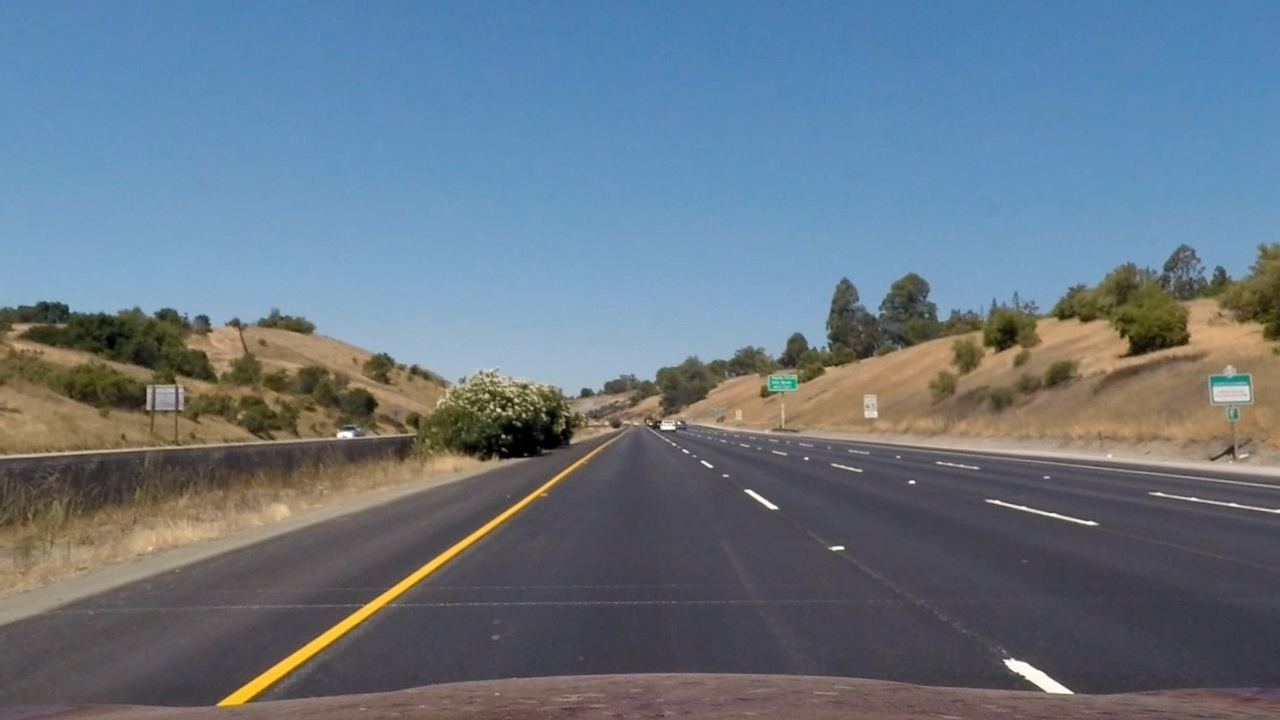
#> input picture output_images/undistorted/straight_lines1.jpg, 1280 x 720 px; its folder holds only this picture in this run
$ python CombineThresholds.py   (older library calls are emulated)
#> lines starting #> are read from the running program, lines starting #| are printed output that depends on the picture; after the words box and inside, x2 and y2 are one past the last pixel; in counts of white or black regions, pixels touching at a corner belong together
import numpy as np
import cv2
import glob
import os

# Read in an image
out_dir_name = 'output_images/binary_lanes'


# Define a function that applies Sobel x and y,
# then computes the direction of the gradient
# and applies a threshold.
# [37 lines left out: functions dir_threshold, mag_thresh, not called in this run]

# Define a function that takes an image, gradient orientation,
# and threshold min / max values.
def abs_sobel_thresh(img, orient='x', sobel_kernel=3,thresh=(0, 255)):
    # Convert to grayscale
    gray = cv2.cvtColor(img, cv2.COLOR_RGB2GRAY)
    # Apply x or y gradient with the OpenCV Sobel() function
    # and take the absolute value
    if orient == 'x':
        abs_sobel = np.absolute(cv2.Sobel(gray, cv2.CV_64F, 1, 0, ksize=sobel_kernel))
    if orient == 'y':
        abs_sobel = np.absolute(cv2.Sobel(gray, cv2.CV_64F, 0, 1, ksize=sobel_kernel))
    # Rescale back to 8 bit integer
    scaled_sobel = np.uint8(255*abs_sobel/np.max(abs_sobel))
    # Create a copy and apply the threshold
    binary_output = np.zeros_like(scaled_sobel)
    # Here I'm using inclusive (>=, <=) thresholds, but exclusive is ok too
    binary_output[(scaled_sobel >= thresh[0]) & (scaled_sobel <= thresh[1])] = 1

    # Return the result
    return binary_output

def color_thresh(img, s_thresh=(0, 255), v_thresh=(0, 255)):
    # 1) Convert to HLS color space
    hls = cv2.cvtColor(img, cv2.COLOR_RGB2HLS)
    # 2) Apply a threshold to the S channel
    s = hls[:, :, 2]
    # 3) Return a binary image of threshold result
    s_binary = np.zeros_like(s)
    s_binary[(s > s_thresh[0]) & (s <= s_thresh[1])] = 1

    # 1) Convert to HSV color space
    hsv = cv2.cvtColor(img, cv2.COLOR_RGB2HSV)
    # 2) Apply a threshold to the v channel
    v = hsv[:, :, 2]
    # 3) Return a binary image of threshold result
    v_binary = np.zeros_like(v)
    v_binary[(v > v_thresh[0]) & (v <= v_thresh[1])] = 1

    output = np.zeros_like(s)
    output[(s_binary == 1) & (v_binary == 1)] = 1
    return output


# Run the function
# Choose a Sobel kernel size
ksize = 3 # Choose a larger odd number to smooth gradient measurements

# Apply each of the thresholding functions
#mag_binary = mag_thresh(image, sobel_kernel=ksize, mag_thresh=(0, 255))
#dir_binary = dir_threshold(image, sobel_kernel=ksize, thresh=(0, np.pi/2))

images = glob.glob('output_images/undistorted/*.jpg')
#print(images)
for fname in images:
    img = cv2.imread(fname)
#> img is the input picture: shape (720, 1280, 3); mean B, G, R 131.6, 118.3, 103.6
    line_bin_image = np.zeros_like(img[:,:,0])
    gradx = abs_sobel_thresh(img, orient='x', sobel_kernel=ksize, thresh=(12, 255))
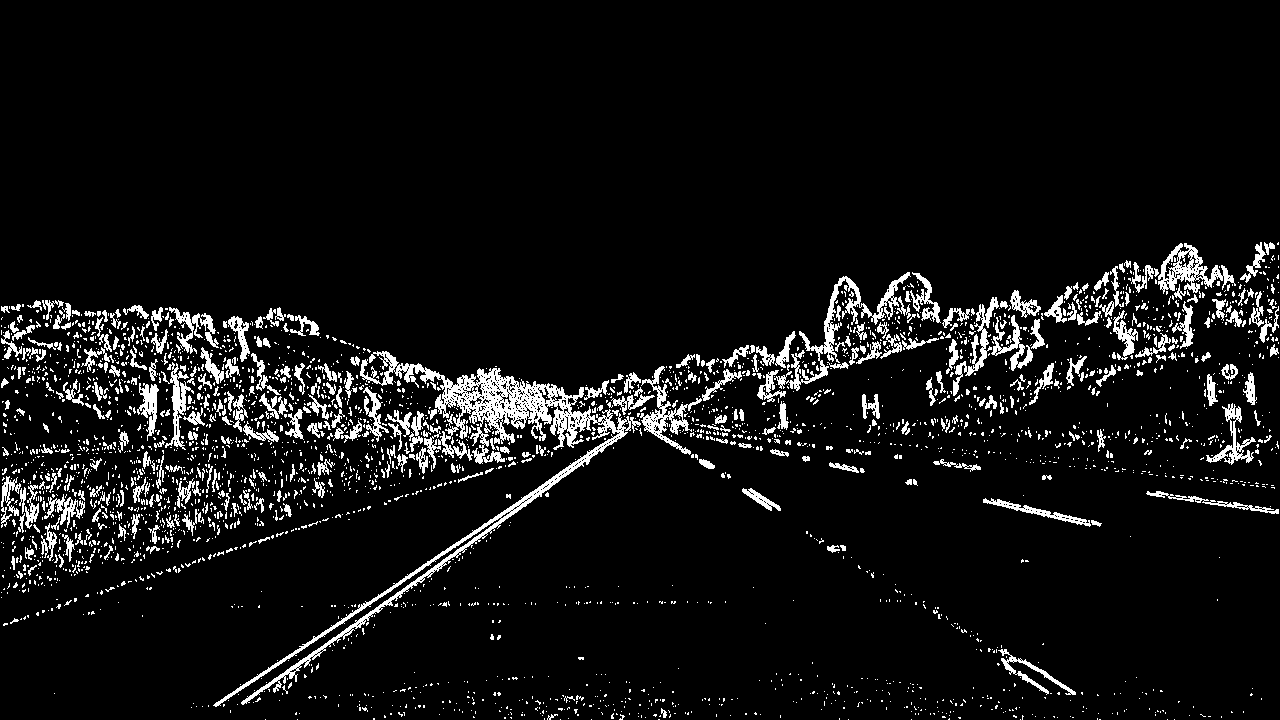
#> gradx: shape (720, 1280); values 0 (black) and 1 (white), 7% white; 3184 white regions (2785 under 20 px), largest, box (x1, y1, x2, y2) and area: (213, 351, 641, 707) 11396, (774, 272, 911, 391) 2161, (1158, 243, 1236, 294) 1447
    grady = abs_sobel_thresh(img, orient='y', sobel_kernel=ksize, thresh=(25, 255))
#> grady: shape (720, 1280); values 0 (black) and 1 (white), 5.5% white; 1768 white regions (1485 under 20 px), largest, box (x1, y1, x2, y2) and area: (113, 386, 1158, 709) 8018, (643, 409, 1280, 491) 5221, (0, 421, 418, 460) 2879
    c_binary = color_thresh(img, s_thresh=(100,255), v_thresh=(50,255))
#> in color_thresh, `s = hls[:, :, 2]`:
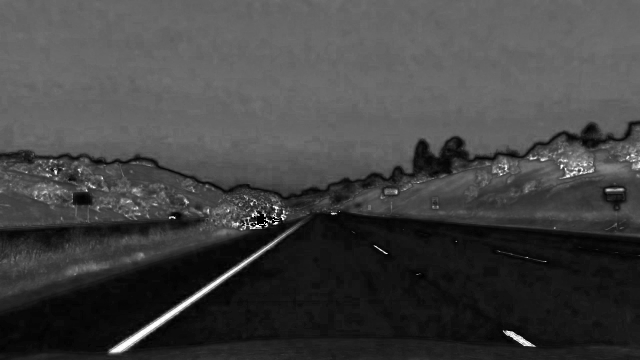
#> s: shape (720, 1280) (shown at 1/2 size); min 0, max 255, mean 66.5
#> in color_thresh, `v = hsv[:, :, 2]`:
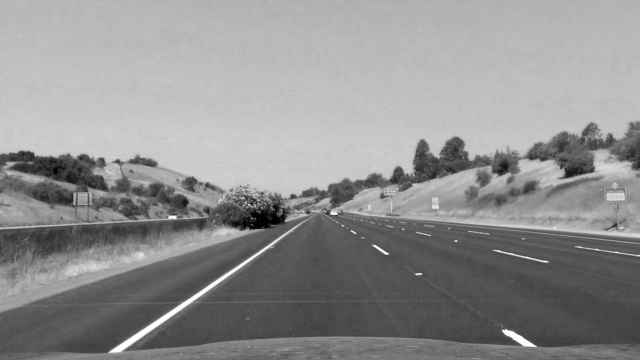
#> v: shape (720, 1280) (shown at 1/2 size); min 0, max 255, mean 143.5
#> c_binary: shape (720, 1280); values 0 (black) and 1 (white), 32.9% white; 911 white regions (779 under 20 px), largest, box (x1, y1, x2, y2) and area: (0, 0, 1280, 316) 280877, (218, 453, 593, 707) 5270, (1115, 297, 1190, 358) 1938

    line_bin_image[((gradx == 1) & (grady == 1)) | (c_binary == 1)] = 255

    img_height, img_width, channels = img.shape

    #define trapezoid area of interest
    trap_bottom_width = .76
    trap_mid_width = .08
    trap_height = 0.62
    bottom_trim = .935
    src = np.float32([[img_width * (.5 - trap_mid_width/2), img_height * trap_height], [img_width *(.5 + trap_mid_width/2), img_height * trap_height ], ])
    os.makedirs(os.path.dirname(os.path.join(out_dir_name, '')), exist_ok=True)
    full_name = os.path.join(out_dir_name, os.path.basename(fname))
    #print(full_name)
    cv2.imwrite(full_name, line_bin_image)
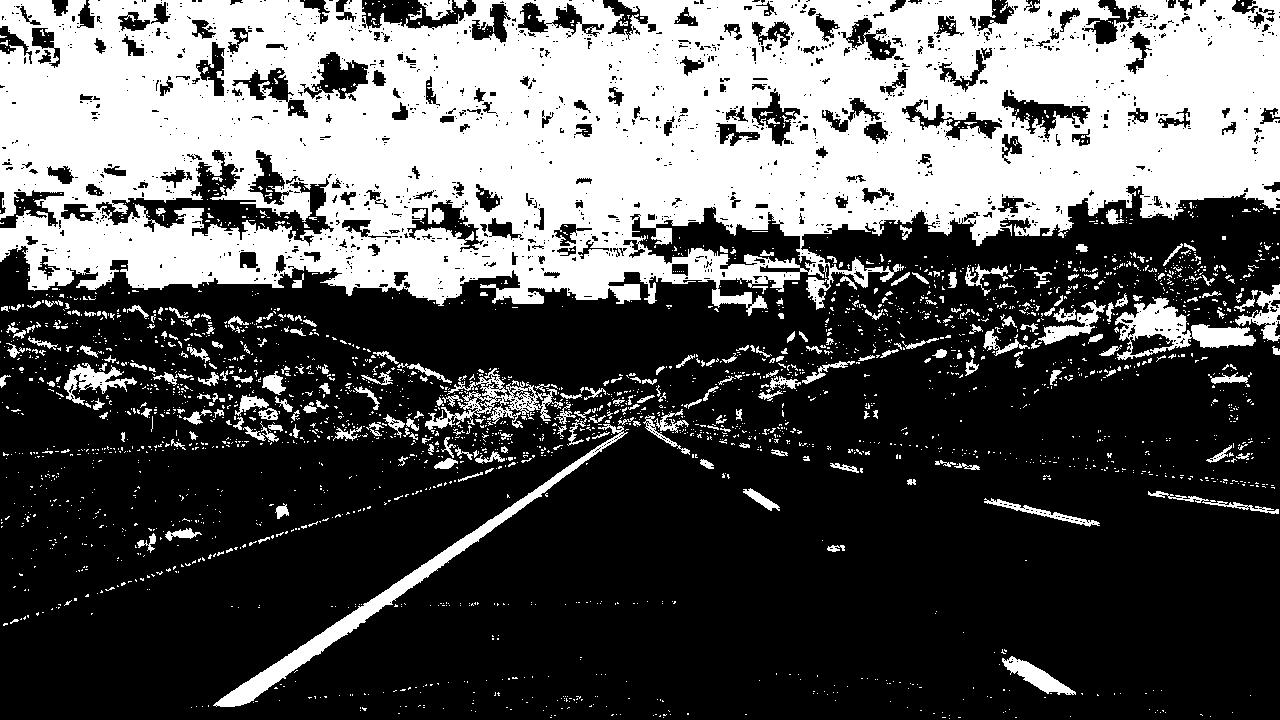
#> saved as straight_lines1.jpg: shape (720, 1280); 35.2% white; 2812 white regions (2539 under 20 px), largest, box (x1, y1, x2, y2) and area: (0, 0, 1280, 316) 280877, (213, 424, 628, 707) 5808, (1115, 297, 1256, 360) 3352

# [8 lines of commented-out code are left out]

$ run again, on output_images/undistorted/test3.jpg
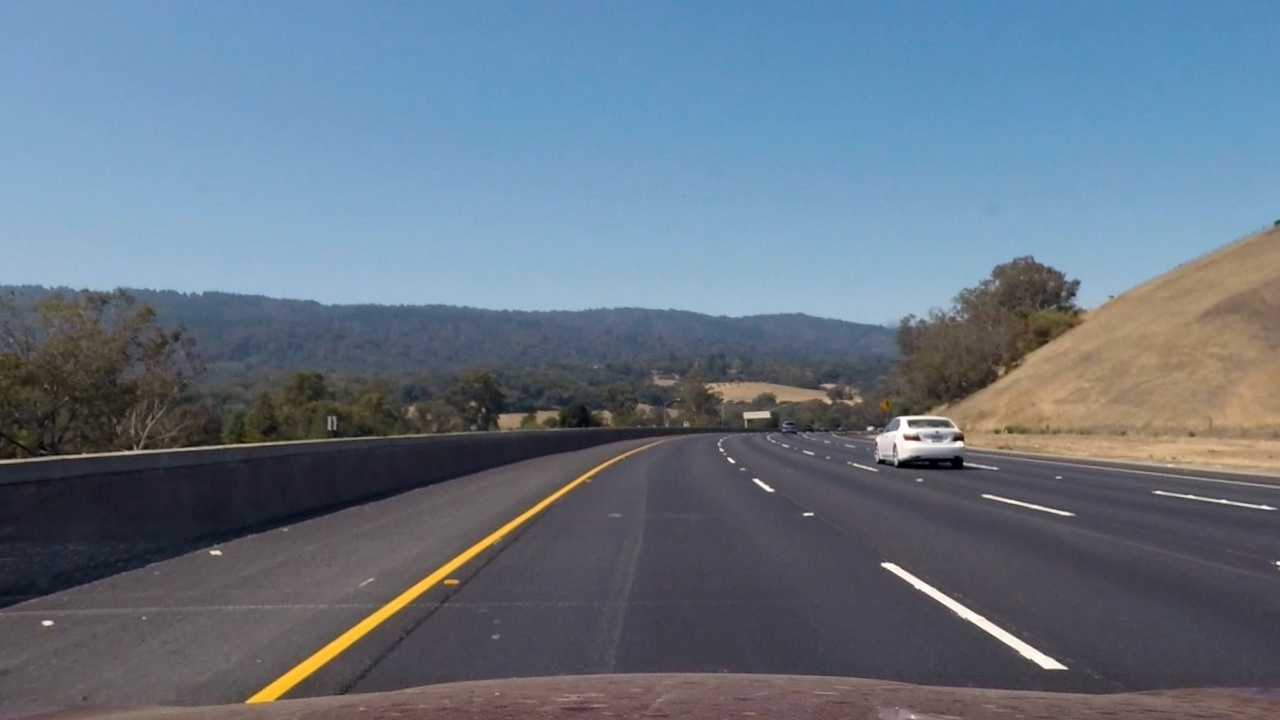
#> input picture output_images/undistorted/test3.jpg, 1280 x 720 px
#> img is the input picture: shape (720, 1280, 3); mean B, G, R 131.1, 115.9, 101.5
#> `gradx = abs_sobel_thresh(img, orient='x', sobel_kernel=ksize, thresh=(..`:
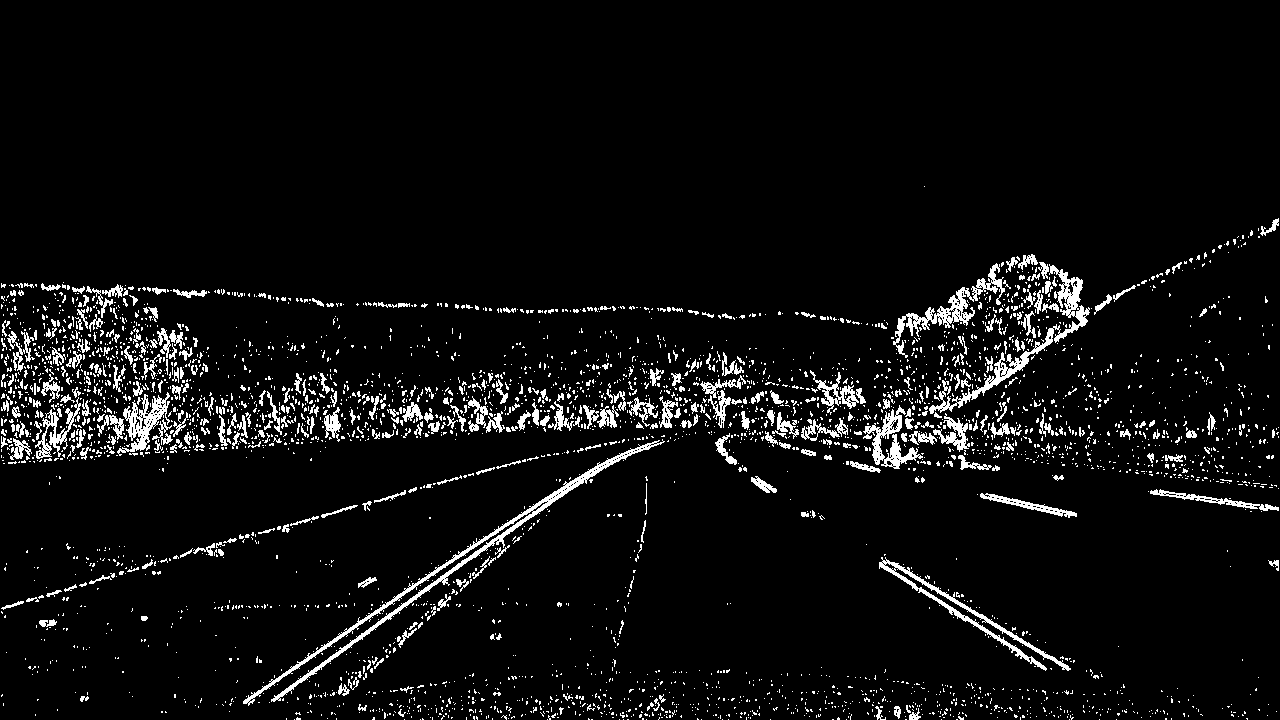
#> gradx: shape (720, 1280); values 0 (black) and 1 (white), 5.6% white in thin lines or dots, all inside (x1, y1, x2, y2) = (1, 186, 1279, 720)
#> grady: shape (720, 1280); values 0 (black) and 1 (white), 3.6% white; 863 white regions (748 under 20 px), largest, box (x1, y1, x2, y2) and area: (0, 409, 1280, 610) 8200, (159, 439, 1159, 708) 5335, (0, 425, 633, 465) 3234
#> hls: shape (720, 1280, 3); mean of channels 0, 1, 2 70.5, 116.1, 61.6
#> hsv: shape (720, 1280, 3); mean H, S, V 70.5, 71.3, 138
#> c_binary: shape (720, 1280); values 0 (black) and 1 (white), 33.8% white; 426 white regions (358 under 20 px), largest, box (x1, y1, x2, y2) and area: (0, 0, 1280, 263) 297789, (246, 462, 611, 705) 5393, (882, 564, 1062, 668) 1447
#> `cv2.imwrite(full_name, line_bin_image)`:
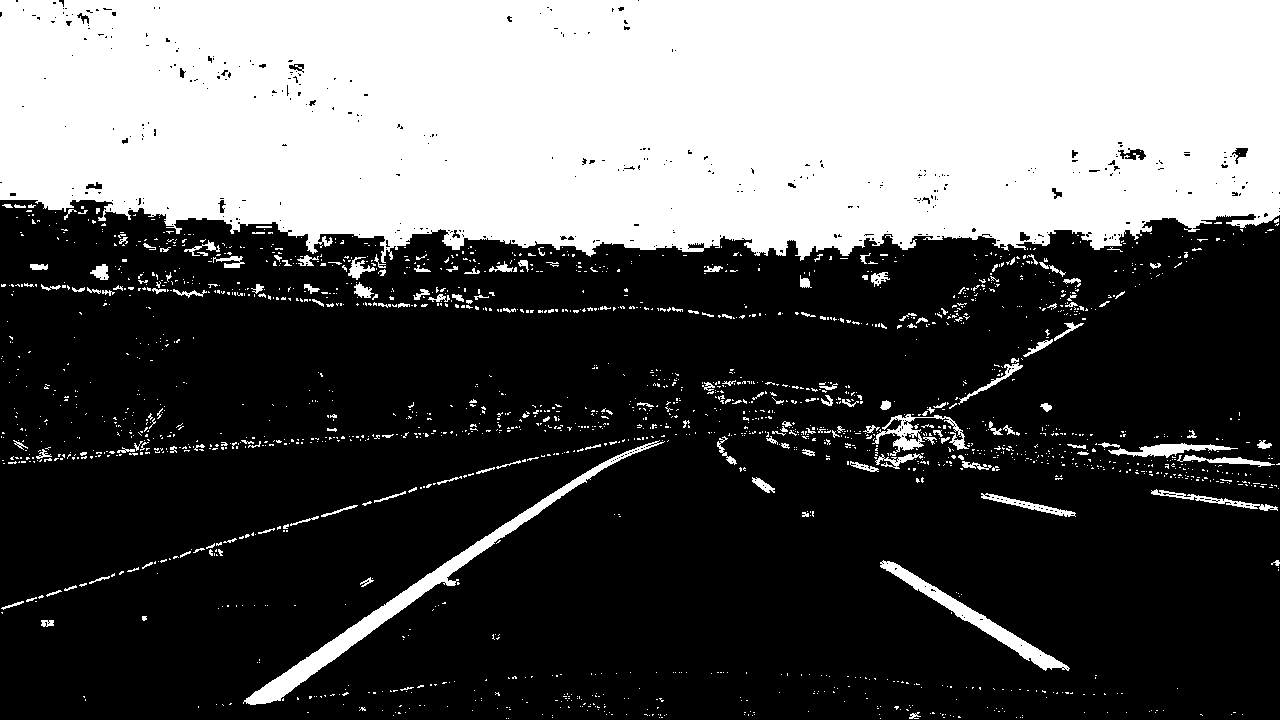
#> saved as test3.jpg: shape (720, 1280); 35.3% white; 1984 white regions (1801 under 20 px), largest, box (x1, y1, x2, y2) and area: (0, 0, 1280, 263) 297789, (243, 440, 665, 705) 5921, (880, 560, 1070, 671) 2560
